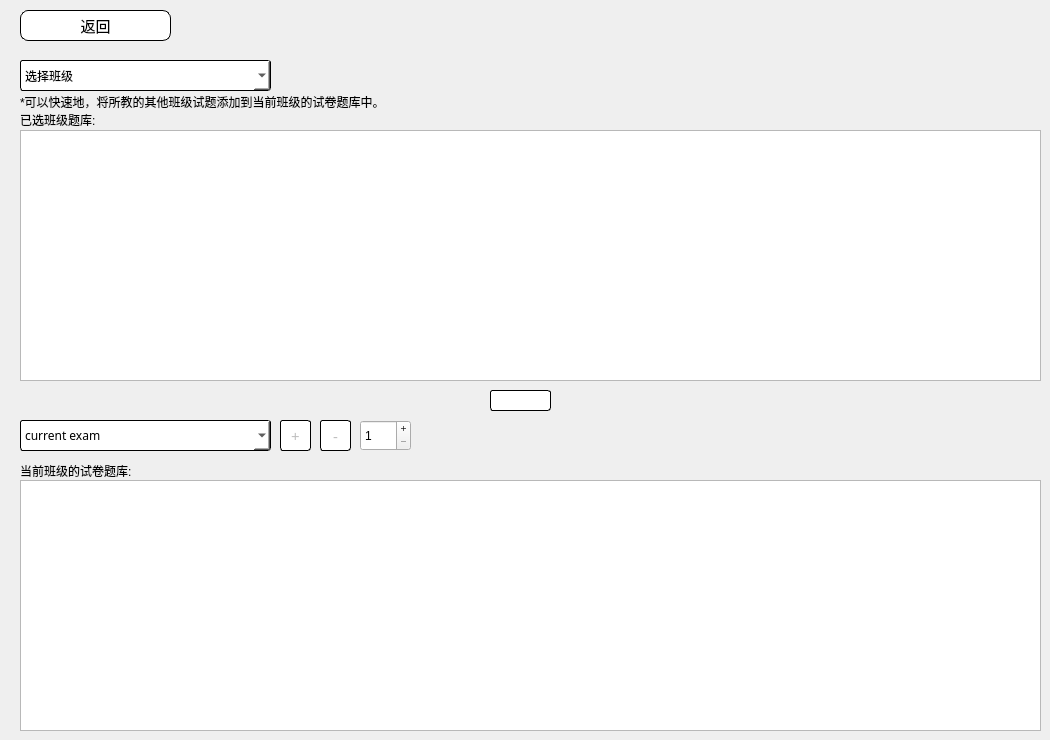
    <widget class="QWidget" name="tab_3">
     <attribute name="title">
      <string>页</string>
     </attribute>
     <widget class="QPushButton" name="pushButton_48">
      <property name="geometry">
       <rect>
        <x>20</x>
        <y>10</y>
        <width>151</width>
        <height>31</height>
       </rect>
      </property>
      <property name="font">
       <font>
        <family>黑体</family>
        <pointsize>11</pointsize>
        <weight>50</weight>
        <bold>false</bold>
       </font>
      </property>
      <property name="cursor">
       <cursorShape>PointingHandCursor</cursorShape>
      </property>
      <property name="acceptDrops">
       <bool>true</bool>
      </property>
      <property name="styleSheet">
       <string notr="true">QPushButton

{
	border:1px solid rgb(0,0,0);
	border-radius:8px;
	
	background-color: rgb(255, 255, 255);
}
QPushButton:hover
{
	background-color: rgb(250, 250, 250);
	border:1px solid rgb(0,0,0);
	
}</string>
      </property>
      <property name="text">
       <string>返回</string>
      </property>
      <property name="icon">
       <iconset resource="Img.qrc">
        <normaloff>:/img/img/back.ico</normaloff>:/img/img/back.ico</iconset>
      </property>
     </widget>
     <widget class="QComboBox" name="comboBox_6">
      <property name="geometry">
       <rect>
        <x>20</x>
        <y>60</y>
        <width>251</width>
        <height>31</height>
       </rect>
      </property>
      <property name="font">
       <font>
        <family>黑体</family>
       </font>
      </property>
      <property name="styleSheet">
       <string notr="true">QComboBox

{
	border:1px solid rgb(0,0,0);
	border-radius:3px;
	
	background-color: rgb(255, 255, 255);
}
QComboBox:hover
{
	background-color: rgb(250, 250, 250);
	border:1px solid rgb(0,0,0);
	
}</string>
      </property>
      <item>
       <property name="text">
        <string>选择班级</string>
       </property>
      </item>
     </widget>
     <widget class="QTableView" name="tableView_5">
      <property name="geometry">
       <rect>
        <x>20</x>
        <y>130</y>
        <width>1021</width>
        <height>251</height>
       </rect>
      </property>
      <property name="font">
       <font>
        <family>黑体</family>
       </font>
      </property>
     </widget>
     <widget class="QTableView" name="tableView_6">
      <property name="geometry">
       <rect>
        <x>20</x>
        <y>480</y>
        <width>1021</width>
        <height>251</height>
       </rect>
      </property>
      <property name="font">
       <font>
        <family>黑体</family>
       </font>
      </property>
     </widget>
     <widget class="QPushButton" name="pushButton_down">
      <property name="enabled">
       <bool>false</bool>
      </property>
      <property name="geometry">
       <rect>
        <x>490</x>
        <y>390</y>
        <width>61</width>
        <height>21</height>
       </rect>
      </property>
      <property name="font">
       <font>
        <family>黑体</family>
        <pointsize>11</pointsize>
        <weight>50</weight>
        <bold>false</bold>
       </font>
      </property>
      <property name="cursor">
       <cursorShape>PointingHandCursor</cursorShape>
      </property>
      <property name="acceptDrops">
       <bool>true</bool>
      </property>
      <property name="styleSheet">
       <string notr="true">QPushButton

{
	border:1px solid rgb(0,0,0);
	border-radius:3px;
	
	background-color: rgb(255, 255, 255);
}
QPushButton:hover
{
	background-color: rgb(250, 250, 250);
	border:1px solid rgb(0,0,0);
	
}</string>
      </property>
      <property name="text">
       <string/>
      </property>
      <property name="icon">
       <iconset resource="Img.qrc">
        <normaloff>:/img/img/down.ico</normaloff>:/img/img/down.ico</iconset>
      </property>
      <property name="iconSize">
       <size>
        <width>32</width>
        <height>32</height>
       </size>
      </property>
     </widget>
     <widget class="QLabel" name="label_26">
      <property name="geometry">
       <rect>
        <x>20</x>
        <y>90</y>
        <width>431</width>
        <height>41</height>
       </rect>
      </property>
      <property name="text">
       <string>*可以快速地，将所教的其他班级试题添加到当前班级的试卷题库中。
已选班级题库:</string>
      </property>
     </widget>
     <widget class="QLabel" name="label_27">
      <property name="geometry">
       <rect>
        <x>20</x>
        <y>460</y>
        <width>431</width>
        <height>21</height>
       </rect>
      </property>
      <property name="text">
       <string>当前班级的试卷题库:</string>
      </property>
     </widget>
     <widget class="QComboBox" name="comboBox_7">
      <property name="geometry">
       <rect>
        <x>20</x>
        <y>420</y>
        <width>251</width>
        <height>31</height>
       </rect>
      </property>
      <property name="font">
       <font>
        <family>黑体</family>
       </font>
      </property>
      <property name="styleSheet">
       <string notr="true">QComboBox

{
	border:1px solid rgb(0,0,0);
	border-radius:3px;
	
	background-color: rgb(255, 255, 255);
}
QComboBox:hover
{
	background-color: rgb(250, 250, 250);
	border:1px solid rgb(0,0,0);
	
}</string>
      </property>
      <item>
       <property name="text">
        <string>current exam</string>
       </property>
      </item>
     </widget>
     <widget class="QPushButton" name="pushButton_down_2">
      <property name="enabled">
       <bool>false</bool>
      </property>
      <property name="geometry">
       <rect>
        <x>280</x>
        <y>420</y>
        <width>31</width>
        <height>31</height>
       </rect>
      </property>
      <property name="font">
       <font>
        <family>黑体</family>
        <pointsize>11</pointsize>
        <weight>50</weight>
        <bold>false</bold>
       </font>
      </property>
      <property name="cursor">
       <cursorShape>PointingHandCursor</cursorShape>
      </property>
      <property name="acceptDrops">
       <bool>true</bool>
      </property>
      <property name="styleSheet">
       <string notr="true">QPushButton

{
	border:1px solid rgb(0,0,0);
	border-radius:3px;
	
	background-color: rgb(255, 255, 255);
}
QPushButton:hover
{
	background-color: rgb(250, 250, 250);
	border:1px solid rgb(0,0,0);
	
}</string>
      </property>
      <property name="text">
       <string>+</string>
      </property>
      <property name="iconSize">
       <size>
        <width>32</width>
        <height>32</height>
       </size>
      </property>
     </widget>
     <widget class="QPushButton" name="pushButton_down_3">
      <property name="enabled">
       <bool>false</bool>
      </property>
      <property name="geometry">
       <rect>
        <x>320</x>
        <y>420</y>
        <width>31</width>
        <height>31</height>
       </rect>
      </property>
      <property name="font">
       <font>
        <family>黑体</family>
        <pointsize>11</pointsize>
        <weight>50</weight>
        <bold>false</bold>
       </font>
      </property>
      <property name="cursor">
       <cursorShape>PointingHandCursor</cursorShape>
      </property>
      <property name="acceptDrops">
       <bool>true</bool>
      </property>
      <property name="styleSheet">
       <string notr="true">QPushButton

{
	border:1px solid rgb(0,0,0);
	border-radius:3px;
	
	background-color: rgb(255, 255, 255);
}
QPushButton:hover
{
	background-color: rgb(250, 250, 250);
	border:1px solid rgb(0,0,0);
	
}</string>
      </property>
      <property name="text">
       <string>-</string>
      </property>
      <property name="iconSize">
       <size>
        <width>32</width>
        <height>32</height>
       </size>
      </property>
     </widget>
     <widget class="QSpinBox" name="spinBox_hard_2">
      <property name="enabled">
       <bool>true</bool>
      </property>
      <property name="geometry">
       <rect>
        <x>360</x>
        <y>420</y>
        <width>51</width>
        <height>31</height>
       </rect>
      </property>
      <property name="buttonSymbols">
       <enum>QAbstractSpinBox::PlusMinus</enum>
      </property>
      <property name="minimum">
       <number>1</number>
      </property>
      <property name="maximum">
       <number>5</number>
      </property>
     </widget>
    </widget>
